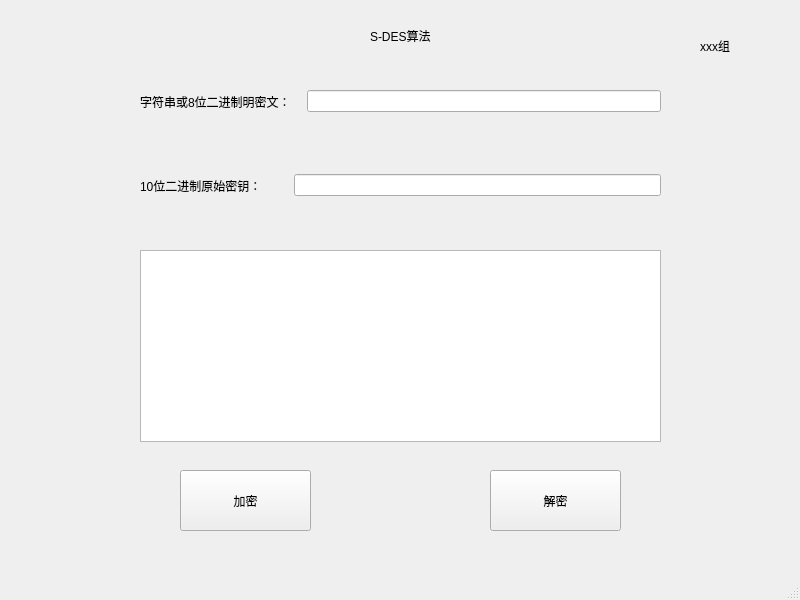
<?xml version="1.0" encoding="UTF-8"?>
<ui version="4.0">
 <class>S_DES</class>
 <widget class="QMainWindow" name="S_DES">
  <property name="geometry">
   <rect>
    <x>0</x>
    <y>0</y>
    <width>800</width>
    <height>600</height>
   </rect>
  </property>
  <property name="focusPolicy">
   <enum>Qt::NoFocus</enum>
  </property>
  <property name="windowTitle">
   <string>S-DES算法</string>
  </property>
  <widget class="QWidget" name="centralwidget">
   <widget class="QLabel" name="SNameLabel">
    <property name="geometry">
     <rect>
      <x>370</x>
      <y>20</y>
      <width>61</width>
      <height>31</height>
     </rect>
    </property>
    <property name="text">
     <string>S-DES算法</string>
    </property>
    <property name="margin">
     <number>0</number>
    </property>
   </widget>
   <widget class="QLabel" name="GroupName">
    <property name="geometry">
     <rect>
      <x>700</x>
      <y>40</y>
      <width>54</width>
      <height>12</height>
     </rect>
    </property>
    <property name="text">
     <string>xxx组</string>
    </property>
   </widget>
   <widget class="QPushButton" name="EncryptButton">
    <property name="geometry">
     <rect>
      <x>180</x>
      <y>470</y>
      <width>131</width>
      <height>61</height>
     </rect>
    </property>
    <property name="text">
     <string>加密</string>
    </property>
   </widget>
   <widget class="QPushButton" name="DecrypthButton">
    <property name="geometry">
     <rect>
      <x>490</x>
      <y>470</y>
      <width>131</width>
      <height>61</height>
     </rect>
    </property>
    <property name="text">
     <string>解密</string>
    </property>
   </widget>
   <widget class="QWidget" name="layoutWidget">
    <property name="geometry">
     <rect>
      <x>140</x>
      <y>71</y>
      <width>521</width>
      <height>61</height>
     </rect>
    </property>
    <layout class="QHBoxLayout" name="horizontalLayout">
     <item>
      <widget class="QLabel" name="TextLabel">
       <property name="text">
        <string>字符串或8位二进制明密文：   </string>
       </property>
      </widget>
     </item>
     <item>
      <widget class="QLineEdit" name="TextlineEdit"/>
     </item>
    </layout>
   </widget>
   <widget class="QWidget" name="layoutWidget">
    <property name="geometry">
     <rect>
      <x>140</x>
      <y>150</y>
      <width>521</width>
      <height>71</height>
     </rect>
    </property>
    <layout class="QHBoxLayout" name="horizontalLayout_2">
     <item>
      <widget class="QLabel" name="KeyLabel">
       <property name="text">
        <string>10位二进制原始密钥：        </string>
       </property>
      </widget>
     </item>
     <item>
      <widget class="QLineEdit" name="KeylineEdit"/>
     </item>
    </layout>
   </widget>
   <widget class="QTextBrowser" name="MessageBrowser">
    <property name="geometry">
     <rect>
      <x>140</x>
      <y>250</y>
      <width>521</width>
      <height>192</height>
     </rect>
    </property>
   </widget>
  </widget>
  <widget class="QMenuBar" name="menubar">
   <property name="geometry">
    <rect>
     <x>0</x>
     <y>0</y>
     <width>800</width>
     <height>23</height>
    </rect>
   </property>
  </widget>
  <widget class="QStatusBar" name="statusbar"/>
 </widget>
 <resources/>
 <connections/>
</ui>
